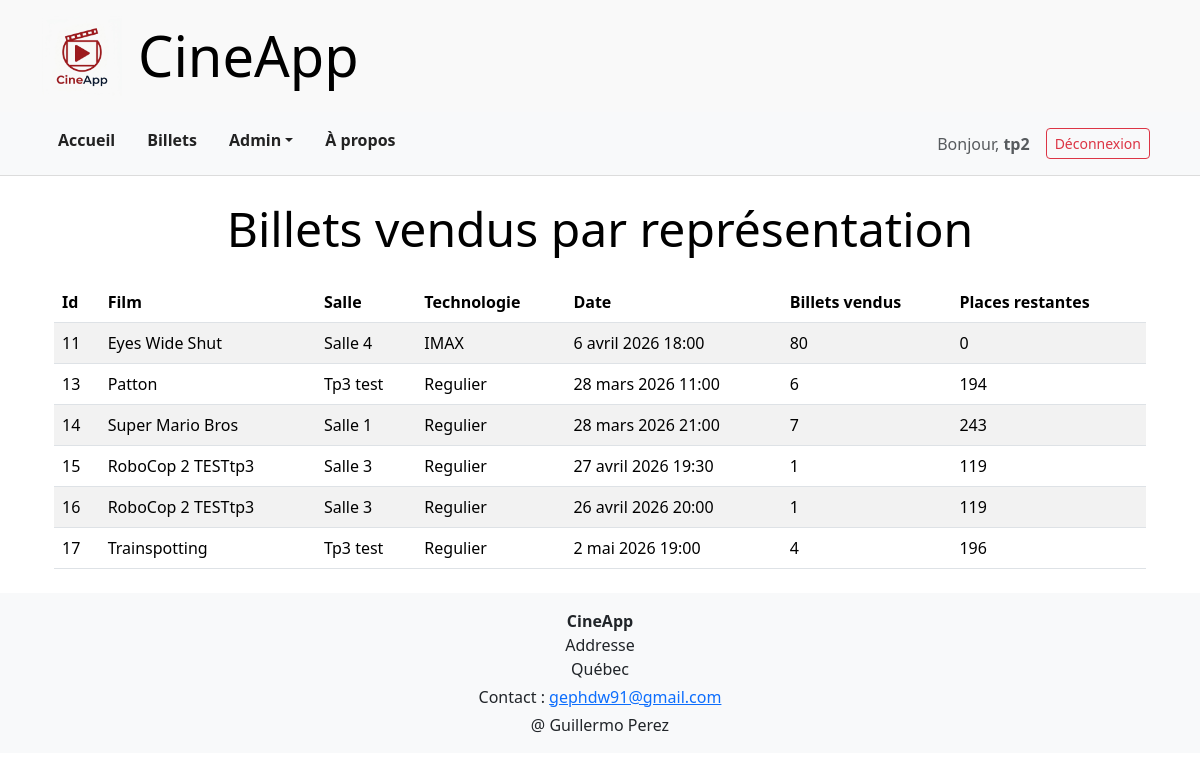
The page /gestion/billets/ (signed in) on the database its author committed.
### cinema/models.py (models this page shows, shortened)
class Representation(models.Model):
    idSalle = models.ForeignKey(Salle, on_delete=models.CASCADE)
    idFilm = models.ForeignKey(Films, on_delete=models.CASCADE)
    dateHeure = models.DateTimeField()
    technologie = models.ForeignKey(
        Technologie, on_delete=models.PROTECT, null=True
    )  # S'on delete une tech --> djang throws error... si je mettre null not true Django me throw erreur de migration

class Films(models.Model):
    Categories = [
        ("enfants", "Enfants"),
        ("famille", "Famille"),
        ("sci-fi", "sci-fi"),
        ("action", "Action"),
        ("horreur", "Horreur"),
        ("comedie", "Comédie"),
        ("adultes", "Adultes"),
    ]
    titre = models.CharField(max_length=50)
    duree = models.PositiveIntegerField(default=120, help_text="Durée en minutes")
    description = models.TextField()
    categorie = models.CharField(max_length=50, choices=Categories)
    img = models.URLField(max_length=200, blank=True)
    technologies = models.ManyToManyField(Technologie)
    def __str__(self):
        return self.titre

class Salle(models.Model):
    noSalle = models.CharField(max_length=50)
    capacite = models.PositiveIntegerField(
        default=250, validators=[MinValueValidator(1), MaxValueValidator(250)]
    )
    technologies = models.ManyToManyField(Technologie)
    def __str__(self):
        return self.noSalle

class Technologie(models.Model):
    nomTechno = models.CharField(max_length=50)
    def __str__(self):
        return self.nomTechno

### cinema/views.py (the view)
# urls.py: path("gestion/billets/", views.BilletListView.as_view(), name="billet_list"),
class BilletListView(StaffRequiredMixin, ListView):
    model = Representation
    template_name = "billets/billet_list.html"
    context_object_name = "data"
    def get_queryset(self):
        from django.db.models import Sum
        representations = Representation.objects.all()
        data = []
        for rep in representations:
            total = (
                Billet.objects.filter(idRepresentation=rep).aggregate(
                    total=Sum("quantite")
                )["total"]
                or 0
            )
            data.append(
                {
                    "representation": rep,
                    "billets_vendus": total,
                    "places_restantes": rep.idSalle.capacite - total,
                }
            )
        return data

### cinema/views.py (called while the page is built)
    def test_func(self):
        return self.request.user.is_staff

### monCinema/templates/billets/billet_list.html (shortened to what this page needs)
{% extends 'maitre.html' %}
{% block titrepage %}Billets vendus par représentation{% endblock %}
{% block contenu %}
<div class="container mt-4">
    <table class="table table-striped">
        <thead>
            <tr>
                <th>Id</th>
                <th>Film</th>
                <th>Salle</th>
                <th>Technologie</th>
                <th>Date</th>
                <th>Billets vendus</th>
                <th>Places restantes</th>
            </tr>
        </thead>
        <tbody>
            {% for item in data %}
            <tr>
                <td>{{ item.representation.id }}</td>
                <td>{{ item.representation.idFilm }}</td>
                <td>{{ item.representation.idSalle }}</td>
                <td>{{ item.representation.technologie }}</td>
                <td>{{ item.representation.dateHeure }}</td>
                <td>{{ item.billets_vendus }}</td>
                <td>{{ item.places_restantes }}</td>
            </tr>
            {% endfor %}
        </tbody>
    </table>
</div>
{% endblock %}

### monCinema/templates/menu.html (shortened to what this page needs)
  <nav class="bg-light py-3 main-nav">
    <div class="container d-flex justify-content-between">
      <div class="d-flex">
        <a href="{% url 'accueil' %}" class="mx-3 nav-link-custom">Accueil</a>
        <a href="{% url 'billets' %}" class="mx-3 nav-link-custom">Billets</a>
        {% if user.is_authenticated and user.is_staff %}
          <div class="mx-3 dropdown">
            <a class="nav-link-custom dropdown-toggle" href="#" data-bs-toggle="dropdown">Admin</a>
          </div>
        {% endif %}
        <a href="{% url 'apropos' %}" class="mx-3 nav-link-custom">À propos</a>
      </div>
      <div class="d-flex align-items-center">
        {% if user.is_authenticated %}
          <span class="mx-2 text-muted">Bonjour, <strong>{{ user.username }}</strong></span>
          <form method="post" action="{% url 'logout' %}" class="d-inline m-0">
            <button type="submit" class="btn btn-outline-danger btn-sm mx-2">Déconnexion</button>
          </form>
        {% else %}
          <a href="{% url 'login' %}" class="btn btn-outline-primary btn-sm mx-2">Connexion</a>
          <a href="{% url 'register' %}" class="btn btn-primary btn-sm mx-2">S'inscrire</a>
        {% endif %}
      </div>
    </div>
  </nav>

### monCinema/static/css/styles.css (style rules this page uses)
:root { --color-wh: #ffffff; --color-bl: #000000; --color-dark: #222; --color-border-lt: #dcdcdc; --color-border-med: #bbb; --color-border-img: #ddd; --color-bg-lt: #f9f9f9; --color-bg-blu: #0909e8; --color-shadow: rgba(0, 0, 0, 0.05); --padding-base: 16px; }
.main-nav { border-bottom: 1px solid var(--color-border-lt); }
.nav-link-custom { color: var(--color-dark); text-decoration: none; font-weight: 600; position: relative; padding-bottom: 4px; transition: color 0.25s ease, transform 0.25s ease; }

### rows shown on the page
Representation: representation.id "11", representation.idFilm "Eyes Wide Shut", representation.idSalle "Salle 4", representation.technologie "IMAX", representation.dateHeure "6 avril 2026 18:00", billets_vendus "80", places_restantes "0"
Representation: representation.id "13", representation.idFilm "Patton", representation.idSalle "Tp3 test", representation.technologie "Regulier", representation.dateHeure "28 mars 2026 11:00", billets_vendus "6", places_restantes "194"
Representation: representation.id "14", representation.idFilm "Super Mario Bros", representation.idSalle "Salle 1", representation.technologie "Regulier", representation.dateHeure "28 mars 2026 21:00", billets_vendus "7", places_restantes "243"
Representation: representation.id "15", representation.idFilm "RoboCop 2 TESTtp3", representation.idSalle "Salle 3", representation.technologie "Regulier", representation.dateHeure "27 avril 2026 19:30", billets_vendus "1", places_restantes "119"
Representation: representation.id "16", representation.idFilm "RoboCop 2 TESTtp3", representation.idSalle "Salle 3", representation.technologie "Regulier", representation.dateHeure "26 avril 2026 20:00", billets_vendus "1", places_restantes "119"
Representation: representation.id "17", representation.idFilm "Trainspotting", representation.idSalle "Tp3 test", representation.technologie "Regulier", representation.dateHeure "2 mai 2026 19:00", billets_vendus "4", places_restantes "196"

### other values the page prints
{{ user.username }} "tp2"
